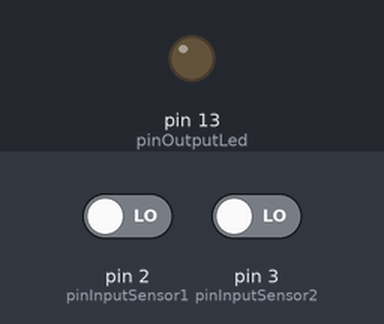
A sketch run on a simulated Arduino Uno, built with avr-gcc and run on an emulated ATmega328P. Shown: output pins drawn as LEDs (lit = HIGH). The inputs (shaded band) are chosen by the test bench; at power-on: pin 2 (pinInputSensor1) LOW, pin 3 (pinInputSensor2) LOW. No radio packets arrive unless stated.

Above: at 1.2 s.
1.3 s: pin 2 (pinInputSensor1) driven HIGH
At 1.6 s:
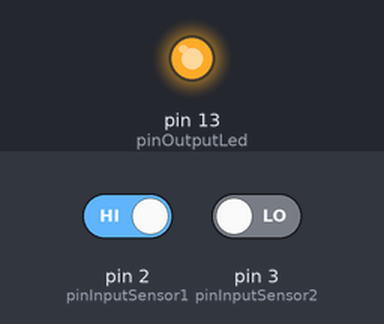
4.3 s: pin 2 (pinInputSensor1) driven LOW
At 4.7 s:
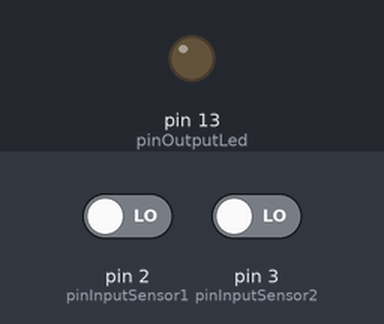
5.9 s: pin 3 (pinInputSensor2) driven HIGH
At 6.3 s:
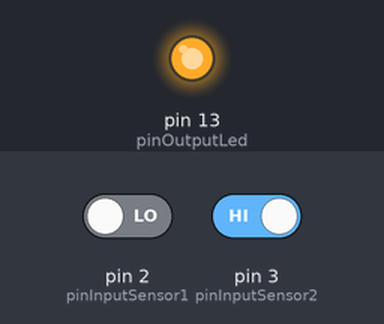
Timing chart, 0 to 8.9 s (numbered marks = the images above; inputs shaded):
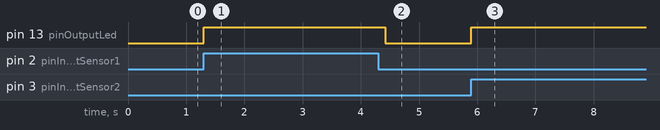

Measured:
- after the input at 1.3 s, pin 13 (pinOutputLed): LOW → HIGH at once
- after the input at 4.3 s, pin 13 (pinOutputLed): HIGH → LOW after 0.12 s
- after the input at 5.9 s, pin 13 (pinOutputLed): LOW → HIGH at once

The sketch:

ArduinoDomesticAlarmSensorRFTransmitterModule.ino
```cpp
#include <VirtualWire.h>

const int pinInputSensor1 = 2;
const int pinInputSensor2 = 3;
const int pinOutputLed = 13;

void setup() {
  pinMode(pinInputSensor1, INPUT);
  pinMode(pinInputSensor2, INPUT);
  pinMode(pinOutputLed, OUTPUT);

  vw_setup(2000); //Bits per sec

  digitalWrite(pinOutputLed, LOW);
}

void loop() {
  if (IsSensorTriggered()){
    digitalWrite(pinOutputLed, HIGH);
    SendMessageToReceiver();
    digitalWrite(pinOutputLed, LOW);
  }
}

boolean IsSensorTriggered(){
  if ((digitalRead(pinInputSensor1) == HIGH) || ((digitalRead(pinInputSensor2) == HIGH)))
    return true;
  else
    return false;
}

void SendMessageToReceiver(){
    const char *msg = "boom";

    vw_send((uint8_t *)msg, strlen(msg));
    vw_wait_tx(); // Wait until the whole message is gone
    delay(200);
}
```
